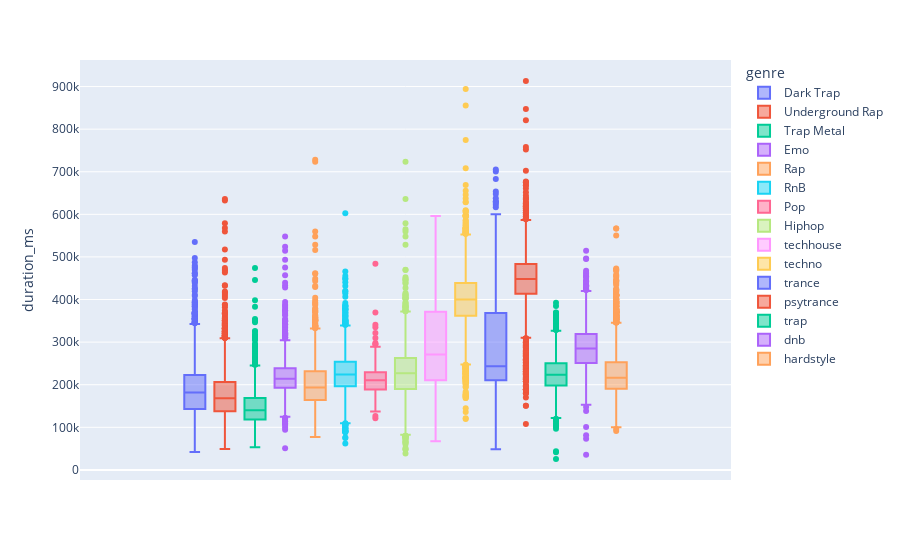

The code cell stored with this chart in its notebook:
### Markdown cell above
# Let's have a look at the average time of a song

### Code cell
px.box(data_frame=data,y='duration_ms',color='genre')

### Figure 1 — Plotly figure (JSON) as saved in the notebook; plotly's stock layout.template omitted (floating-point values rounded to 4 significant figures; data arrays with more than 128 entries replaced by an {"elided": "..."} marker saying what was removed)
{"data": [{"alignmentgroup": "True", "hovertemplate": "genre=Dark Trap<br>duration_ms=%{y}<extra></extra>", "legendgroup": "Dark Trap", "marker": {"color": "#636efa"}, "name": "Dark Trap", "notched": false, "offsetgroup": "Dark Trap", "orientation": "v", "showlegend": true, "type": "box", "x0": " ", "xaxis": "x", "y": {"elided": "4578 int values"}, "y0": " ", "yaxis": "y"}, {"alignmentgroup": "True", "hovertemplate": "genre=Underground Rap<br>duration_ms=%{y}<extra></extra>", "legendgroup": "Underground Rap", "marker": {"color": "#EF553B"}, "name": "Underground Rap", "notched": false, "offsetgroup": "Underground Rap", "orientation": "v", "showlegend": true, "type": "box", "x0": " ", "xaxis": "x", "y": {"elided": "5875 int values"}, "y0": " ", "yaxis": "y"}, {"alignmentgroup": "True", "hovertemplate": "genre=Trap Metal<br>duration_ms=%{y}<extra></extra>", "legendgroup": "Trap Metal", "marker": {"color": "#00cc96"}, "name": "Trap Metal", "notched": false, "offsetgroup": "Trap Metal", "orientation": "v", "showlegend": true, "type": "box", "x0": " ", "xaxis": "x", "y": {"elided": "1956 int values"}, "y0": " ", "yaxis": "y"}, {"alignmentgroup": "True", "hovertemplate": "genre=Emo<br>duration_ms=%{y}<extra></extra>", "legendgroup": "Emo", "marker": {"color": "#ab63fa"}, "name": "Emo", "notched": false, "offsetgroup": "Emo", "orientation": "v", "showlegend": true, "type": "box", "x0": " ", "xaxis": "x", "y": {"elided": "1680 int values"}, "y0": " ", "yaxis": "y"}, {"alignmentgroup": "True", "hovertemplate": "genre=Rap<br>duration_ms=%{y}<extra></extra>", "legendgroup": "Rap", "marker": {"color": "#FFA15A"}, "name": "Rap", "notched": false, "offsetgroup": "Rap", "orientation": "v", "showlegend": true, "type": "box", "x0": " ", "xaxis": "x", "y": {"elided": "1848 int values"}, "y0": " ", "yaxis": "y"}, {"alignmentgroup": "True", "hovertemplate": "genre=RnB<br>duration_ms=%{y}<extra></extra>", "legendgroup": "RnB", "marker": {"color": "#19d3f3"}, "name": "RnB", "notched": false, "offsetgroup": "RnB", "orientation": "v", "showlegend": true, "type": "box", "x0": " ", "xaxis": "x", "y": {"elided": "2099 int values"}, "y0": " ", "yaxis": "y"}, {"alignmentgroup": "True", "hovertemplate": "genre=Pop<br>duration_ms=%{y}<extra></extra>", "legendgroup": "Pop", "marker": {"color": "#FF6692"}, "name": "Pop", "notched": false, "offsetgroup": "Pop", "orientation": "v", "showlegend": true, "type": "box", "x0": " ", "xaxis": "x", "y": {"elided": "461 int values"}, "y0": " ", "yaxis": "y"}, {"alignmentgroup": "True", "hovertemplate": "genre=Hiphop<br>duration_ms=%{y}<extra></extra>", "legendgroup": "Hiphop", "marker": {"color": "#B6E880"}, "name": "Hiphop", "notched": false, "offsetgroup": "Hiphop", "orientation": "v", "showlegend": true, "type": "box", "x0": " ", "xaxis": "x", "y": {"elided": "3028 int values"}, "y0": " ", "yaxis": "y"}, {"alignmentgroup": "True", "hovertemplate": "genre=techhouse<br>duration_ms=%{y}<extra></extra>", "legendgroup": "techhouse", "marker": {"color": "#FF97FF"}, "name": "techhouse", "notched": false, "offsetgroup": "techhouse", "orientation": "v", "showlegend": true, "type": "box", "x0": " ", "xaxis": "x", "y": {"elided": "2975 int values"}, "y0": " ", "yaxis": "y"}, {"alignmentgroup": "True", "hovertemplate": "genre=techno<br>duration_ms=%{y}<extra></extra>", "legendgroup": "techno", "marker": {"color": "#FECB52"}, "name": "techno", "notched": false, "offsetgroup": "techno", "orientation": "v", "showlegend": true, "type": "box", "x0": " ", "xaxis": "x", "y": {"elided": "2956 int values"}, "y0": " ", "yaxis": "y"}, {"alignmentgroup": "True", "hovertemplate": "genre=trance<br>duration_ms=%{y}<extra></extra>", "legendgroup": "trance", "marker": {"color": "#636efa"}, "name": "trance", "notched": false, "offsetgroup": "trance", "orientation": "v", "showlegend": true, "type": "box", "x0": " ", "xaxis": "x", "y": {"elided": "2999 int values"}, "y0": " ", "yaxis": "y"}, {"alignmentgroup": "True", "hovertemplate": "genre=psytrance<br>duration_ms=%{y}<extra></extra>", "legendgroup": "psytrance", "marker": {"color": "#EF553B"}, "name": "psytrance", "notched": false, "offsetgroup": "psytrance", "orientation": "v", "showlegend": true, "type": "box", "x0": " ", "xaxis": "x", "y": {"elided": "2961 int values"}, "y0": " ", "yaxis": "y"}, {"alignmentgroup": "True", "hovertemplate": "genre=trap<br>duration_ms=%{y}<extra></extra>", "legendgroup": "trap", "marker": {"color": "#00cc96"}, "name": "trap", "notched": false, "offsetgroup": "trap", "orientation": "v", "showlegend": true, "type": "box", "x0": " ", "xaxis": "x", "y": {"elided": "2987 int values"}, "y0": " ", "yaxis": "y"}, {"alignmentgroup": "True", "hovertemplate": "genre=dnb<br>duration_ms=%{y}<extra></extra>", "legendgroup": "dnb", "marker": {"color": "#ab63fa"}, "name": "dnb", "notched": false, "offsetgroup": "dnb", "orientation": "v", "showlegend": true, "type": "box", "x0": " ", "xaxis": "x", "y": {"elided": "2966 int values"}, "y0": " ", "yaxis": "y"}, {"alignmentgroup": "True", "hovertemplate": "genre=hardstyle<br>duration_ms=%{y}<extra></extra>", "legendgroup": "hardstyle", "marker": {"color": "#FFA15A"}, "name": "hardstyle", "notched": false, "offsetgroup": "hardstyle", "orientation": "v", "showlegend": true, "type": "box", "x0": " ", "xaxis": "x", "y": {"elided": "2936 int values"}, "y0": " ", "yaxis": "y"}], "layout": {"boxmode": "group", "legend": {"title": {"text": "genre"}, "tracegroupgap": 0}, "margin": {"t": 60}, "xaxis": {"anchor": "y", "domain": [0, 1]}, "yaxis": {"anchor": "x", "domain": [0, 1], "title": {"text": "duration_ms"}}}}
